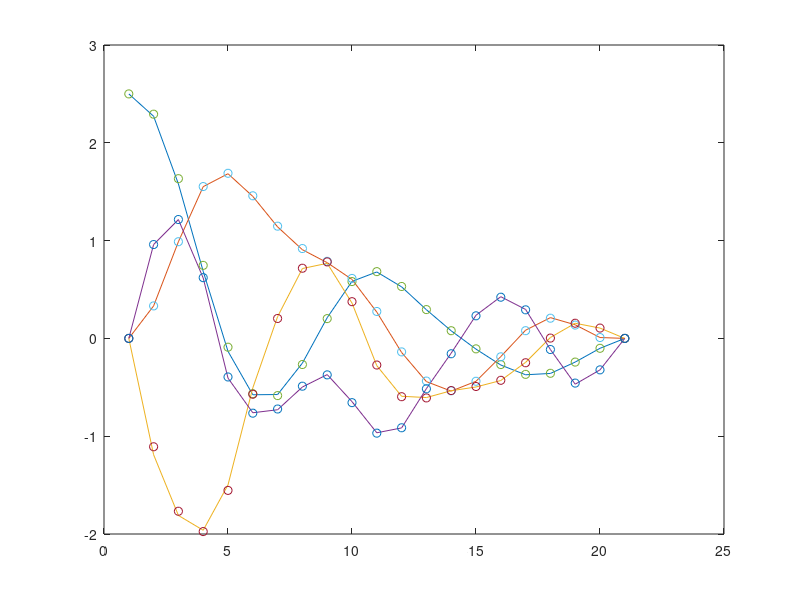

Recreate this plot in MATLAB.
clear

N = 20;
nx = 8;
nu = 3;

A = [0.76272   0.11488   0.00248   0.00002   0.45961   0.01981   0.00025   0.00000 ;
  0.11488   0.76520   0.11490   0.00248   0.01981   0.45987   0.01981   0.00025 ;
  0.00248   0.11490   0.76520   0.11488   0.00025   0.01981   0.45987   0.01981 ;
  0.00002   0.00248   0.11488   0.76272   0.00000   0.00025   0.01981   0.45961 ;
 -0.89941   0.42024   0.01931   0.00025   0.76272   0.11488   0.00248   0.00002 ;
  0.42024  -0.88010   0.42049   0.01931   0.11488   0.76520   0.11490   0.00248 ;
  0.01931   0.42049  -0.88010   0.42024   0.00248   0.11490   0.76520   0.11488 ;
  0.00025   0.01931   0.42024  -0.89941   0.00002   0.00248   0.11488   0.76272 ];

B = [0.11990   0.00252   0.00002 ;
  0.00252   0.11992   0.00252 ;
  0.00002   0.00252   0.11992 ;
  0.00000   0.00002   0.00252 ;
  0.45961   0.01981   0.00025 ;
  0.01981   0.45987   0.01981 ;
  0.00025   0.01981   0.45987 ;
  0.00000   0.00025   0.01981 ];

b = [0.10000 ;
  0.10000 ;
  0.10000 ;
  0.10000 ;
  0.10000 ;
  0.10000 ;
  0.10000 ;
  0.10000];

x0 = [  2.50000 ;
  2.50000 ;
  0.00000 ;
  0.00000 ;
  0.00000 ;
  0.00000 ;
  0.00000 ;
  0.00000 ];

% Cost function
Q = eye(nx);
R = 2*eye(nu);
q = 0.1*ones(nx,1);
r = 0.2*ones(nu,1);
H = blkdiag(kron(eye(N),blkdiag(Q,R)),Q);
f = [repmat([q;r],N,1);q];

C = [-eye(nx),zeros(nx,N*(nx+nu))];
c = [x0;repmat(b,N,1)];
for i=0:N-1
    C = [C;zeros(nx,i*(nx+nu)),A,B,-eye(nx),zeros(nx,(N-i-1)*(nx+nu))];
end


lb = [repmat([-4*ones(nx,1);-0.5*ones(nu,1)],N,1);-4*ones(nx,1)];
lb(end-nx+1:end) = 0;
ub = -lb;


sparse.w = quadprog(H,f,[],[],C,-c,lb,ub);

XU = reshape([sparse.w;zeros(nu,1)],nx+nu,N+1);
sparse.x = vec(XU(1:nx,:));
sparse.u = vec(XU(nx+1:end,1:end-1));

figure(1);clf;plot(XU(1:2:7,:).')

%% Condensing

Abar = [-eye(nx),zeros(nx,(N-1)*nx)];
Bbar = kron(eye(N),B);
for i=1:N-1
    Abar = [Abar;zeros(nx,(i-1)*(nx)),A,-eye(nx),zeros(nx,(N-i-1)*nx)];
end
Qbar = kron(eye(N+1),Q);
Rbar = kron(eye(N),R);
c = [A*x0+b;repmat(b,N-1,1)];
Dx = blkdiag(zeros(N*nx,N*nx),eye(nx));

G = [zeros(nx,N*nu);-Abar\Bbar];
Ge = [eye(nx);-Abar\[A;zeros((N-1)*nx,nx)]];
g = [zeros(nx,1);-Abar\c];

Hbar = Rbar + G.'*Qbar*G;
hbar = repmat(r,N,1) + G.'*(repmat(q,N+1,1)+Qbar*g);
%% Read from file
file = fopen('QP_data.txt','r');
num_arrays_to_read = 10;
arrays_to_read = {};
for i=1:num_arrays_to_read
    instr=fgets(file);
    temp = sscanf(instr,'%g ');
    arrays_to_read{i} = temp;
end
numvars = N*nu;
[H,f,A,lbU,ubU,lbA,ubA,C,d,D] = arrays_to_read{:};
H = reshape(H,numvars,numvars);
A = reshape(A,N*(nx+nx+nu)+nx+nu,numvars);
C = reshape(C,N*(nx),numvars);
D = reshape(D,(N+1)*(nx+nu),numvars);

bigA = [];
for i=0:N-1
    bigA = [bigA;C(i*nx+1:(i+1)*nx,:);D(i*(nx+nu)+1:(i+1)*(nx+nu),:)];
end
bigA = [bigA;D(end-(nx+nu)+1:end,:)];

condensing.u = quadprog(H,hbar,[A;-A],[ubA;-lbA],[],[],lbU,ubU);
condensing.x = C*condensing.u+d;

norm(condensing.u-sparse.u)
norm(condensing.x-sparse.x(nx+1:end))

figure(1);hold on;
condensing.XU = reshape([x0;condensing.x],nx,N+1);
plot(condensing.XU(1:2:7,:).','o')
